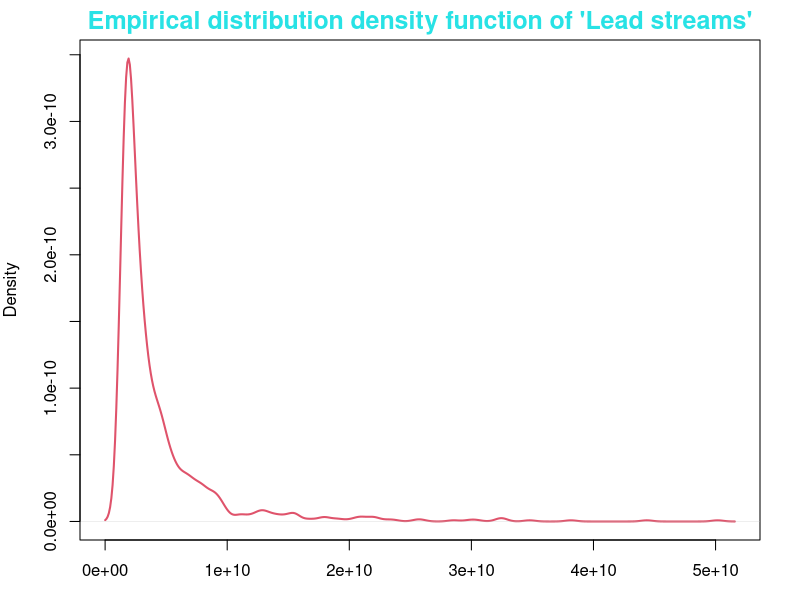
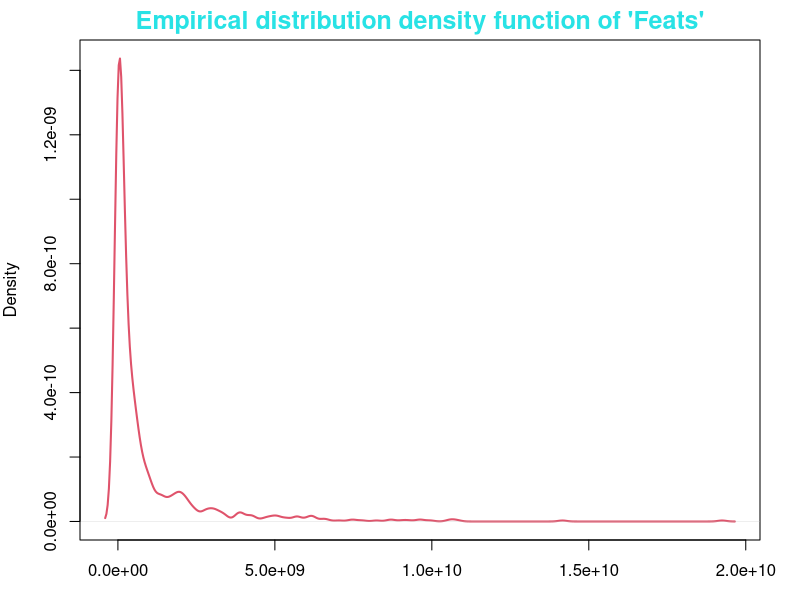
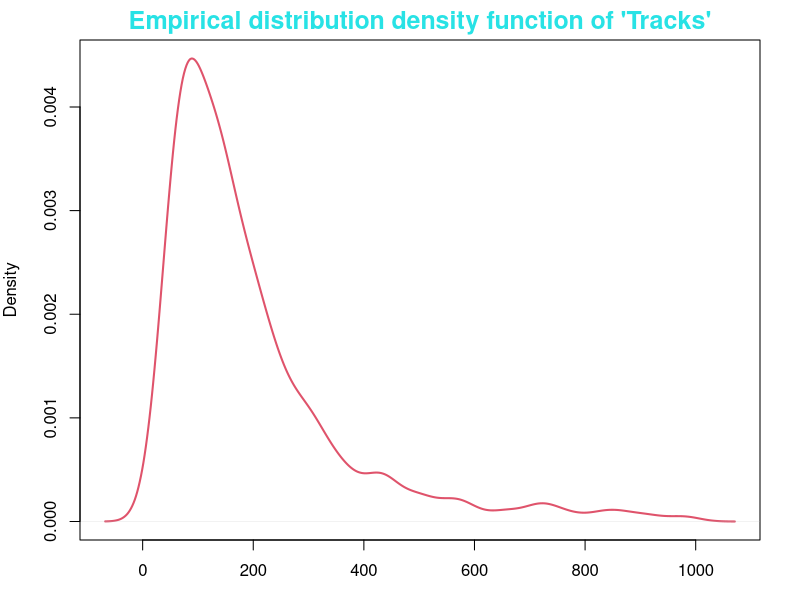
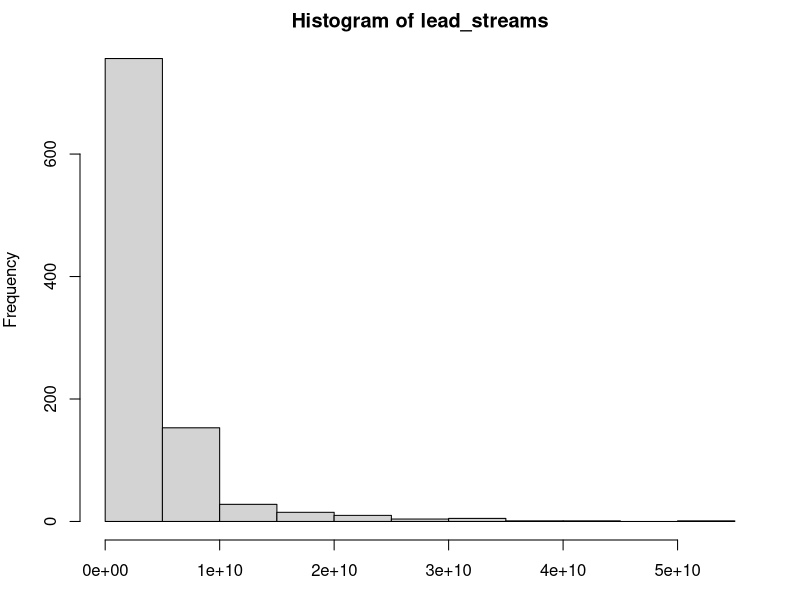
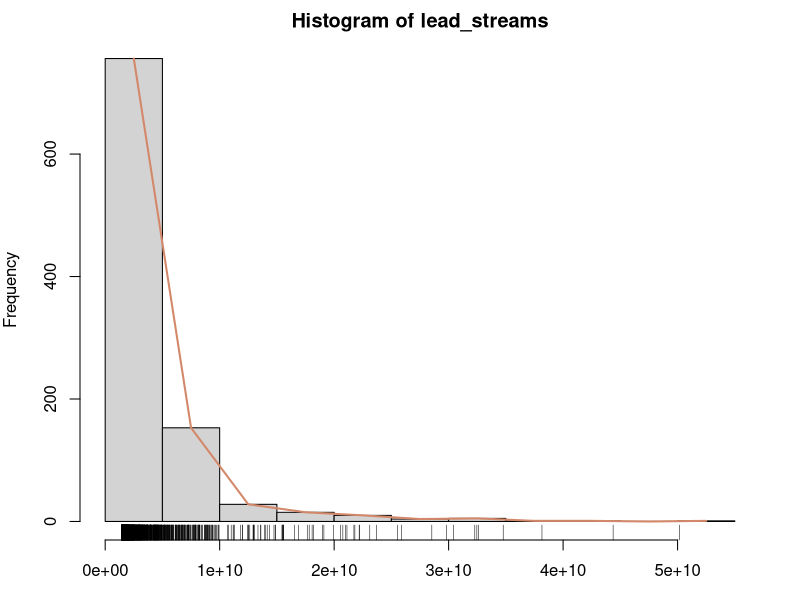
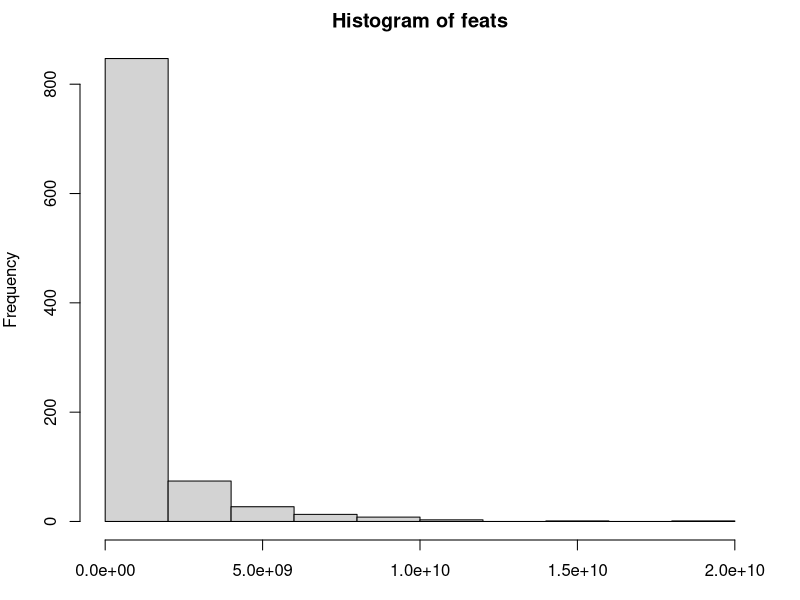
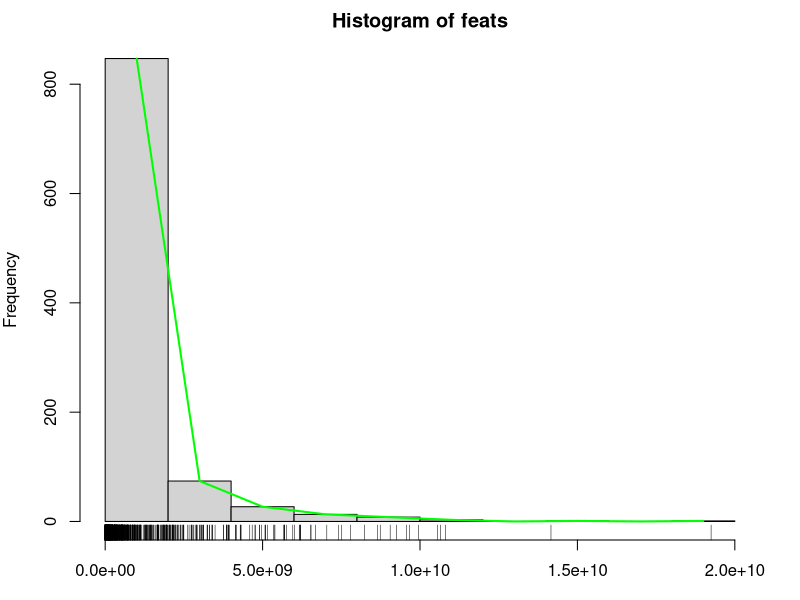
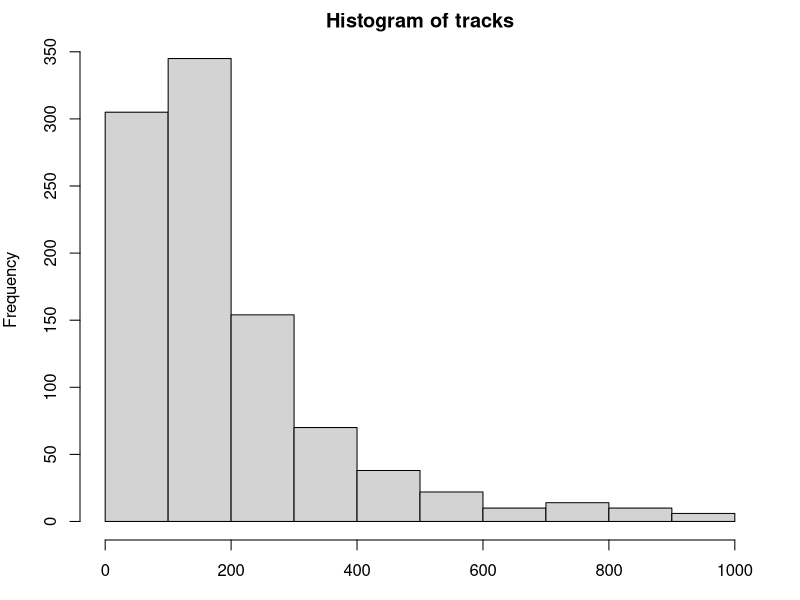

Write the R code that produced these figures, in order.
data <- read.csv("spotify_artist_data.csv")
frame <- data.frame(data)

#deleting the numeration column
frame <- frame[,-1]

#renaming the columns
names(frame)[1] <- "artist_name"
names(frame)[2] <- "lead_streams"
names(frame)[3] <- "feats"
names(frame)[4] <- "tracks"
names(frame)[5] <- "one_billion"
names(frame)[6] <- "hundred_million"
names(frame)[7] <- "last_updated"

frame$lead_streams <- as.numeric(gsub("[^0-9.]", "", frame$lead_streams))
frame$feats <- as.numeric(gsub("[^0-9.]", "", frame$feats))
frame$tracks <- as.numeric(gsub("[^0-9.]", "", frame$tracks))
#restructing the number of tracks for informative plots
frame <- frame[frame$tracks <= 1000, ]

#adding the data without N/A to the corresponding columns
without_na <- na.omit(frame)
lead_streams <- sort(without_na$lead_streams)
feats <- sort(without_na$feats)
tracks <- sort(without_na$tracks)

#empirical distribution density function
#creating an array of values with the function c()
#s - lead streams, f - feats, t - tracks
s=c(lead_streams)
f=c(feats)
t=c(tracks)

par(mar = c(3, 4, 2, 2)) # set bottom, left, top, and right margins
plot(density(s),col=2,lwd=2,xlab="X",main="Empirical distribution density function of 'Lead streams'", col.main=5,cex.main=1.5)
plot(density(f),col=2,lwd=2,xlab="X",main="Empirical distribution density function of 'Feats'", col.main=5,cex.main=1.5)
plot(density(t),col=2,lwd=2,xlab="X",main="Empirical distribution density function of 'Tracks'", col.main=5,cex.main=1.5)

#frequency polygon
hist(lead_streams)
h1 <- hist(lead_streams)
lines(h1$counts ~ h1$mids, col = "#D4886A", lwd = 2)
rug(lead_streams)

hist(feats)
h2 <- hist(feats)
lines(h2$counts ~ h2$mids, col="green", lwd = 2)
rug(feats)

hist(tracks)
h3 <- hist(tracks)
lines(h3$counts ~ h3$mids, col="#73AC96", lwd = 2)
rug(tracks)

#box and whisker plot
boxplot(s,
        main = "Lead Streams",
        xlab = "Count",
        ylab = "Result",
        col = "#C7F1E1",
        border = "#053E28",
        horizontal = TRUE,
        notch = TRUE
)

boxplot(f,
        main = "Feats",
        xlab = "Count",
        ylab = "Result",
        col = "#C7F1E1",
        border = "#053E28",
        horizontal = TRUE,
        notch = TRUE
)

boxplot(t,
        main = "Tracks",
        xlab = "Count",
        ylab = "Result",
        col = "#C7F1E1",
        border = "#053E28",
        horizontal = TRUE,
        notch = TRUE
)

#calculate sample values
cat("Lead streams: ", "\n")
max <- max(s)
cat("Max: ", max, "\n")
min <- min(s)
cat("Min: ", min, "\n")
median <- median(s)
cat("Median: ", median, "\n")
quartile_1 <- quantile(s, 0.25)
cat("quartile_1: ", quartile_1, "\n")
quartile_2 <- quantile(s, 0.50)
cat("quartile_2: ", quartile_2, "\n")
quartile_3 <- quantile(s, 0.75)
cat("quartile_3: ", quartile_3, "\n")
decile_1 <- quantile(s, 0.1)
cat("decile_1: ", decile_1, "\n")
decile_2 <- quantile(s, 0.2)
cat("decile_2: ", decile_2, "\n")
decile_3 <- quantile(s, 0.3)
cat("decile_3: ", decile_3, "\n")
decile_4 <- quantile(s, 0.4)
cat("decile_4: ", decile_4, "\n")
decile_5 <- quantile(s, 0.5)
cat("decile_5: ", decile_5, "\n")
decile_6 <- quantile(s, 0.6)
cat("decile_6: ", decile_6, "\n")
decile_7 <- quantile(s, 0.7)
cat("decile_7: ", decile_7, "\n")
decile_8 <- quantile(s, 0.8)
cat("decile_8: ", decile_8, "\n")
decile_9 <- quantile(s, 0.9)
cat("decile_9: ", decile_9, "\n")

cat("Feats: ", "\n")
max <- max(f)
cat("Max: ", max, "\n")
min <- min(f)
cat("Min: ", min, "\n")
median <- median(f)
cat("Median: ", median, "\n")
quartile_1 <- quantile(f, 0.25)
cat("quartile_1: ", quartile_1, "\n")
quartile_2 <- quantile(f, 0.50)
cat("quartile_2: ", quartile_2, "\n")
quartile_3 <- quantile(f, 0.75)
cat("quartile_3: ", quartile_3, "\n")
decile_1 <- quantile(f, 0.1)
cat("decile_1: ", decile_1, "\n")
decile_2 <- quantile(f, 0.2)
cat("decile_2: ", decile_2, "\n")
decile_3 <- quantile(f, 0.3)
cat("decile_3: ", decile_3, "\n")
decile_4 <- quantile(f, 0.4)
cat("decile_4: ", decile_4, "\n")
decile_5 <- quantile(f, 0.5)
cat("decile_5: ", decile_5, "\n")
decile_6 <- quantile(f, 0.6)
cat("decile_6: ", decile_6, "\n")
decile_7 <- quantile(f, 0.7)
cat("decile_7: ", decile_7, "\n")
decile_8 <- quantile(f, 0.8)
cat("decile_8: ", decile_8, "\n")
decile_9 <- quantile(f, 0.9)
cat("decile_9: ", decile_9, "\n")

cat("Tracks: ", "\n")
max <- max(t)
cat("Max: ", max, "\n")
min <- min(t)
cat("Min: ", min, "\n")
median <- median(t)
cat("Median: ", median, "\n")
quartile_1 <- quantile(t, 0.25)
cat("quartile_1: ", quartile_1, "\n")
quartile_2 <- quantile(t, 0.50)
cat("quartile_2: ", quartile_2, "\n")
quartile_3 <- quantile(t, 0.75)
cat("quartile_3: ", quartile_3, "\n")
decile_1 <- quantile(t, 0.1)
cat("decile_1: ", decile_1, "\n")
decile_2 <- quantile(t, 0.2)
cat("decile_2: ", decile_2, "\n")
decile_3 <- quantile(t, 0.3)
cat("decile_3: ", decile_3, "\n")
decile_4 <- quantile(t, 0.4)
cat("decile_4: ", decile_4, "\n")
decile_5 <- quantile(t, 0.5)
cat("decile_5: ", decile_5, "\n")
decile_6 <- quantile(t, 0.6)
cat("decile_6: ", decile_6, "\n")
decile_7 <- quantile(t, 0.7)
cat("decile_7: ", decile_7, "\n")
decile_8 <- quantile(t, 0.8)
cat("decile_8: ", decile_8, "\n")
decile_9 <- quantile(t, 0.9)
cat("decile_9: ", decile_9, "\n")

#characteristics of the position of the center of values
expected_value=mean(s)
cat("1.	Expected value: ", expected_value, "\n")
mean_geometric=exp(mean(log(s)))
cat("2.	Geometric mean: ", mean_geometric, "\n")
mean_harmonic = length(s)/sum(1/s)
cat("3.	Harmonic mean: ", mean_harmonic, "\n")
moda <- function(s){
  ux <- unique(s)
  ux[which.max(tabulate(match(s, ux)))]
}
moda(s)

expected_value=mean(f)
cat("1.	Expected value: ", expected_value, "\n")
mean_geometric=exp(mean(log(f)))
cat("2.	Geometric mean: ", mean_geometric, "\n")
mean_harmonic = length(f)/sum(1/f)
cat("3.	Harmonic mean: ", mean_harmonic, "\n")
moda(f)

expected_value=mean(t)
cat("1.	Expected value: ", expected_value, "\n")
mean_geometric=exp(mean(log(t)))
cat("2.	Geometric mean: ", mean_geometric, "\n")
mean_harmonic = length(t)/sum(1/t)
cat("3.	Harmonic mean: ", mean_harmonic, "\n")
moda(t)

#dispersion characteristics
dispersion <- mean((s - mean(s))^2)
print(dispersion)
standard_deviation <- sqrt(dispersion)
print(standard_deviation)
coefficient_of_variation <- standard_deviation / mean(s)
print(coefficient_of_variation)
probability_range <- 1/2*(quantile(s, probs=0.75)-quantile(s, probs=0.25))
print(probability_range)
range <- max(s) - min(s)
print(range)
interquartile_range <- quantile(s, 0.75) - quantile(s, 0.25)
print(interquartile_range)

dispersion <- mean((f - mean(f))^2)
print(dispersion)
standard_deviation <- sqrt(dispersion)
print(standard_deviation)
coefficient_of_variation <- standard_deviation / mean(f)
print(coefficient_of_variation)
probability_range <- 1/2*(quantile(f, probs=0.75)-quantile(f, probs=0.25))
print(probability_range)
range <- max(f) - min(f)
print(range)
interquartile_range <- quantile(f, 0.75) - quantile(f, 0.25)
print(interquartile_range)

dispersion <- mean((t - mean(t))^2)
print(dispersion)
standard_deviation <- sqrt(dispersion)
print(standard_deviation)
coefficient_of_variation <- standard_deviation / mean(t)
print(coefficient_of_variation)
probability_range <- 1/2*(quantile(t, probs=0.75)-quantile(t, probs=0.25))
print(probability_range)
range <- max(t) - min(t)
print(range)
interquartile_range <- quantile(t, 0.75) - quantile(t, 0.25)
print(interquartile_range)

#analysis of asymmetry and peaked distribution
asymmetry_coefficient<-function(a){
  n=length(a)
  n/(n-1)/(n-2)*sum(((a-mean(a))/sd(a))^3)
}

asymmetry_coefficient(s)
asymmetry_coefficient(f)
asymmetry_coefficient(t)

kurtosis_coefficient<-function(a){
  n=length(a)
  n*(n+1)/(n-1)/(n-2)/(n-3)*sum(((a-mean(a))/sd(a))^4)-3*((n-1)^2)/(n-2)/(n-3)
}

kurtosis_coefficient(s)
kurtosis_coefficient(f)
kurtosis_coefficient(t)

#normal Q-Q Plot 
qqnorm(s, xlab = "Теоретичні квантилі", ylab = "Sample quantiles")
qqline(s, col = "#F8BF90", lwd = 2)
qqnorm(f, xlab = "Теоретичні квантилі", ylab = "Sample quantiles")
qqline(f, col = "#F8BF90", lwd = 2)
qqnorm(t, xlab = "Теоретичні квантилі", ylab = "Sample quantiles")
qqline(t, col = "#F8BF90", lwd = 2)

